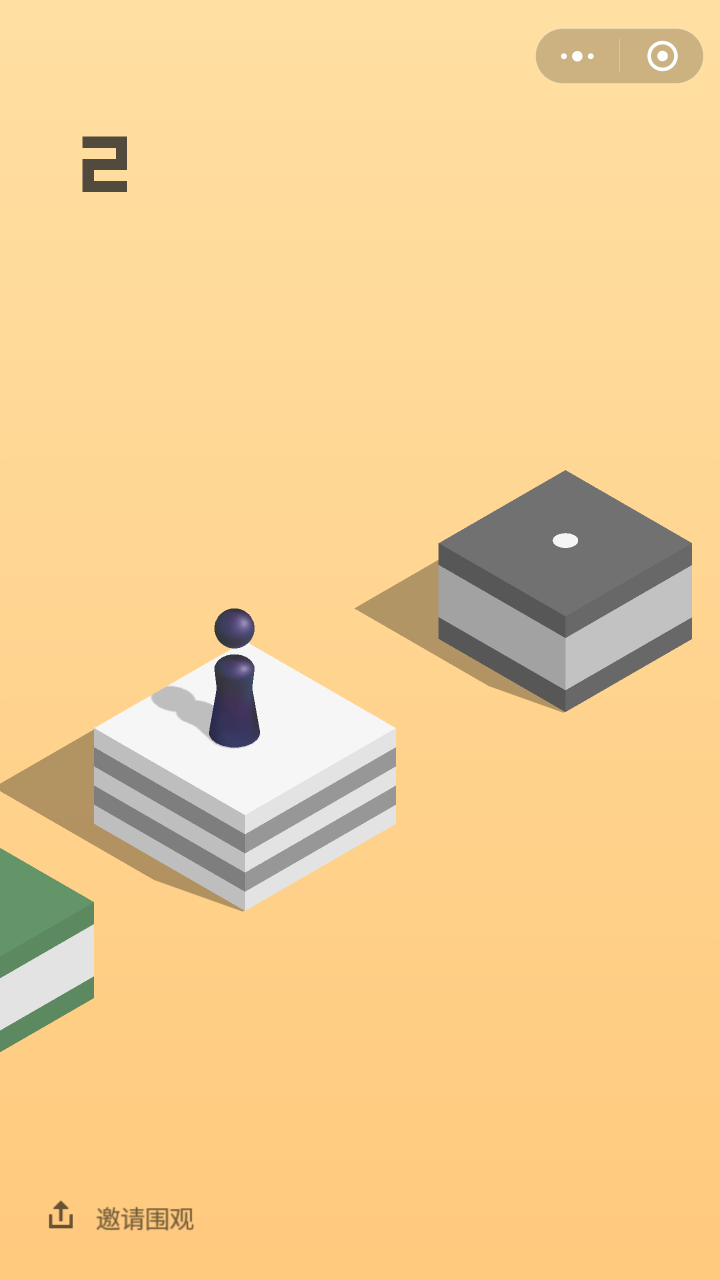
#> input picture jump/test/img/wx_jump_screen_0.png, 1440 x 2560 px, found by its file name (shown at 1/2 size)
$ python cv_learn_2.py
#> lines starting #> are read from the running program, lines starting #| are printed output that depends on the picture
import cv2
import os

img_bg = cv2.imread("./test/img/wx_jump_screen_0.png", 1)
#> img_bg is the input picture: shape (2560, 1440, 3); mean B, G, R 145.7, 205.3, 241.6
# 1440 2560
# game_over.png
# cv2.imwrite('./test/img/contours.jpg', img_bg[2006:2216, 380:1060])

# target.jpg
# cv2.imwrite('./test/img/contours.jpg', img_bg[1272:1552, 870:973])

# 圆点
cv2.imwrite('./test/img/result.jpg', img_bg[1183:1215, 546:599])
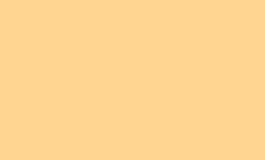
#> saved as result.jpg: shape (32, 53, 3) (shown 5 times larger); mean B, G, R 145, 213, 255

# [9 lines of commented-out code are left out]
